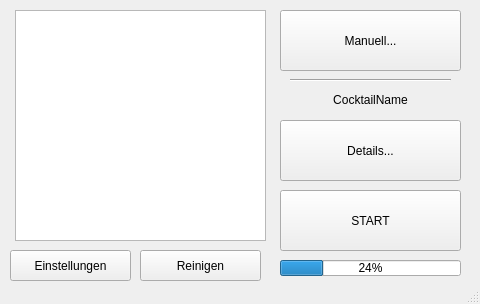
<?xml version="1.0" encoding="UTF-8"?>
<ui version="4.0">
 <class>MainWindow</class>
 <widget class="QMainWindow" name="MainWindow">
  <property name="geometry">
   <rect>
    <x>0</x>
    <y>0</y>
    <width>480</width>
    <height>304</height>
   </rect>
  </property>
  <property name="windowTitle">
   <string>Cocktailmaschine</string>
  </property>
  <widget class="QWidget" name="centralwidget">
   <widget class="QListWidget" name="list_widget">
    <property name="geometry">
     <rect>
      <x>15</x>
      <y>10</y>
      <width>251</width>
      <height>231</height>
     </rect>
    </property>
   </widget>
   <widget class="QPushButton" name="toggle_btn">
    <property name="geometry">
     <rect>
      <x>280</x>
      <y>10</y>
      <width>181</width>
      <height>61</height>
     </rect>
    </property>
    <property name="text">
     <string>Manuell...</string>
    </property>
   </widget>
   <widget class="QPushButton" name="action_btn">
    <property name="geometry">
     <rect>
      <x>280</x>
      <y>190</y>
      <width>181</width>
      <height>61</height>
     </rect>
    </property>
    <property name="text">
     <string>START</string>
    </property>
   </widget>
   <widget class="QProgressBar" name="progressBar">
    <property name="geometry">
     <rect>
      <x>280</x>
      <y>260</y>
      <width>181</width>
      <height>16</height>
     </rect>
    </property>
    <property name="value">
     <number>24</number>
    </property>
   </widget>
   <widget class="QPushButton" name="option_btn">
    <property name="geometry">
     <rect>
      <x>280</x>
      <y>120</y>
      <width>181</width>
      <height>61</height>
     </rect>
    </property>
    <property name="text">
     <string>Details...</string>
    </property>
   </widget>
   <widget class="Line" name="line">
    <property name="geometry">
     <rect>
      <x>290</x>
      <y>70</y>
      <width>161</width>
      <height>20</height>
     </rect>
    </property>
    <property name="orientation">
     <enum>Qt::Horizontal</enum>
    </property>
   </widget>
   <widget class="QLabel" name="name_label">
    <property name="enabled">
     <bool>true</bool>
    </property>
    <property name="geometry">
     <rect>
      <x>280</x>
      <y>90</y>
      <width>181</width>
      <height>20</height>
     </rect>
    </property>
    <property name="text">
     <string>CocktailName</string>
    </property>
    <property name="alignment">
     <set>Qt::AlignCenter</set>
    </property>
   </widget>
   <widget class="QPushButton" name="settingsButton">
    <property name="geometry">
     <rect>
      <x>10</x>
      <y>250</y>
      <width>121</width>
      <height>31</height>
     </rect>
    </property>
    <property name="text">
     <string>Einstellungen</string>
    </property>
   </widget>
   <widget class="QPushButton" name="clean_btn">
    <property name="geometry">
     <rect>
      <x>140</x>
      <y>250</y>
      <width>121</width>
      <height>31</height>
     </rect>
    </property>
    <property name="text">
     <string>Reinigen</string>
    </property>
   </widget>
  </widget>
  <widget class="QStatusBar" name="statusbar"/>
  <action name="actionSettings">
   <property name="text">
    <string>Settings...</string>
   </property>
  </action>
  <action name="actionEinstellungen">
   <property name="text">
    <string>Einstellungen...</string>
   </property>
  </action>
  <action name="actionBechergr_e">
   <property name="text">
    <string>Bechergröße...</string>
   </property>
  </action>
  <action name="actionKonfiguration">
   <property name="text">
    <string>Konfiguration...</string>
   </property>
  </action>
 </widget>
 <resources/>
 <connections/>
</ui>
